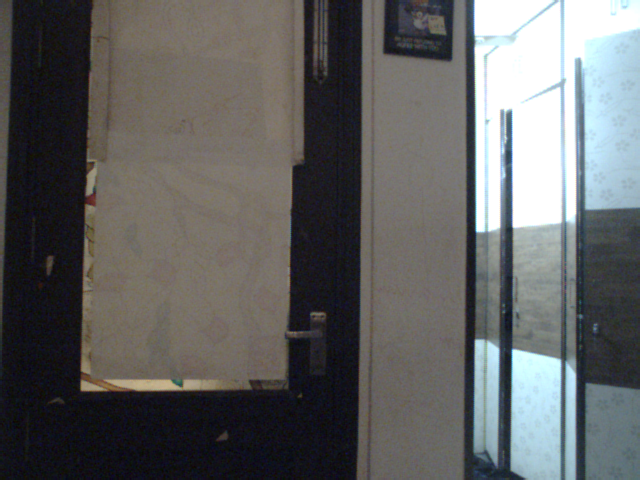
#> input picture Images/img0.png, 640 x 480 px; its folder holds 4 pictures in this run
$ python brute_force.py
#> lines starting #> are read from the running program, lines starting #| are printed output that depends on the picture; long printed decimals are rounded
#> (reads cameraMatrix.pkl from the repository)
#> (reads newCameraMatrix.pkl from the repository)
### utils.py
import cv2
import pickle
import numpy as np
import plotly.graph_objects as go

def readIm(pathToIm):
    rFac = 1
    im = cv2.imread(pathToIm)
    im = cv2.cvtColor(im, cv2.COLOR_BGR2GRAY)
    im = np.array(im)
    im = cv2.GaussianBlur(im, (3,3), 0)
    im =  cv2.resize(im, (
        int(im.shape[1] / rFac), # width
        int(im.shape[0] / rFac), # height
    ))
    print(im.shape)
    return im

def retUndistortedIm(im, camMtx, nCamMtx, distCoeff):
    imUndistorted = cv2.undistort(im, camMtx, distCoeff, None, nCamMtx)
    return imUndistorted

# [4 lines left out: function retUndistortedPts, not called in this run]

def retCamMtx(pathToCamMtx):
    with open(f'{pathToCamMtx}', 'rb') as f:
        return pickle.load(f)

def retDistCoeff(pathToDistCoeff):
#> called with pathToDistCoeff = './dist.pkl'
    with open(f'{pathToDistCoeff}', 'rb') as f:
#> (reads dist.pkl from the repository)
        return np.array(pickle.load(f))

def ORB_detector(im1, im2, limiter):
    detect = cv2.ORB_create(nfeatures=limiter)
    kp1, des1 = detect.detectAndCompute(im1, None)
    kp2, des2 = detect.detectAndCompute(im2, None)
    # print(kp1[0].pt)
    return (kp1, des1, kp2, des2)

# [12 lines left out: functions retKpList, bruteForceMatcher, not called in this run]

def bruteForceMatcherkNN(des1, des2):
    bfm = cv2.BFMatcher(cv2.NORM_HAMMING, crossCheck=False)
    matches = bfm.knnMatch(des1, des2, k=2)
    return matches

def retGoodPoints(kp1, kp2, bfMatches):
    good_matches = []
    ratio = 0.8
    for m, n in bfMatches:
        if m.distance < ratio * n.distance:
            good_matches.append(m)
    pts1 = np.float32([kp1[m.queryIdx].pt for m in good_matches]).reshape(-1, 1, 2)
    pts2 = np.float32([kp2[m.trainIdx].pt for m in good_matches]).reshape(-1, 1, 2)
    return pts1, pts2

def retEssentialMat(kpL1, kpL2, camMtx, distCoeff):
    # print(type(kpL1))
    kpL1 = np.array(kpL1) # convert to np.array just before operation
    kpL2 = np.array(kpL2)
    # NOTE : we convert them to np.array because cv2 expects a
    # NOTE <cv::UMat> format
    c =  cv2.findEssentialMat(kpL1, kpL2, camMtx)
    return c

def retPoseRecovery(essMtx, kpL1, kpL2, camMtx, mask):
    print(essMtx)
    c = cv2.recoverPose(essMtx, kpL1, kpL2, camMtx, mask=mask)
    return c

def retGoodGeometricPoints(mask, kp1, kp2):
    pts1 = []
    pts2 = []
    for i in range(len(mask)):
        print(mask[i])
        if mask[i] == 1: # this returns 1 only after undistortion
            pts1.append(kp1[i])
            pts2.append(kp2[i])
    pts1_good = np.array(pts1).T.reshape(2, -1)
    pts2_good = np.array(pts2).T.reshape(2, -1)
    return pts1_good, pts2_good

def retTriangulation(_R, _t, kp1, kp2, camMtx):
    pts_3d = []
    # Set up the scene such that the first image
    # is the world origin
    R = np.eye(3)
    t1 = np.array([[0], [0], [0]])
    t2 = _t
    P1 = np.dot(camMtx, np.concatenate((R, t1), axis=1))
    P2 = np.dot(camMtx, np.concatenate((R, t2), axis=1))

    X = cv2.triangulatePoints(P1, P2, kp1, kp2)
    X /= X[3]
    objPts = X.T[:,:3]

    # [4 lines of commented-out code are left out]

    return objPts
    # return -1

def display2D(img1, kp1, img2, kp2, numMatches):
    out = cv2.drawMatches(img1, kp1, img2, kp2, numMatches, None)
    cv2.imshow('Image', out)

def display2DKNN(img1, kp1, img2, kp2, numMatches):
    out = cv2.drawMatchesKnn(img1, kp1, img2, kp2, numMatches, None)
    cv2.imshow('Image', out)

def display3D(pointCloud):
    x = []
    y = []
    z = []

    print(pointCloud)

    for imgPts in pointCloud:
        x.append(imgPts[0])
        y.append(imgPts[1])
        z.append(imgPts[2])

    markerData = go.Scatter3d(
        x = x,
        y = y,
        z = z,
        marker=go.scatter3d.Marker(size=3),
        opacity=0.8,
        mode='markers'
    )

    fig = go.Figure(data=markerData)
    fig.show()

    # print(pointCloud)

# [65 lines left out: function linear_LS_triangulation, not called in this run]

### brute_force.py
import cv2
import os

from utils import *

imDIR = './Images/'
limiter = 1000 # number of matches
imgs = os.listdir(imDIR)
imSEQ = list(zip(imgs, imgs[1:]))
iterNum = 1
pts_3d = []

camMtx = retCamMtx("./cameraMatrix.pkl")
nCamMtx = retCamMtx("./newCameraMatrix.pkl")
distCoeff = retDistCoeff("./dist.pkl")

for i in imSEQ:
    print(iterNum)
    img1 = readIm(f'{imDIR}{i[0]}')
#> in readIm, im is the input picture: shape (480, 640, 3); mean B, G, R 97.4, 97.7, 97.1
#> in readIm, `im = cv2.cvtColor(im, cv2.COLOR_BGR2GRAY)`:
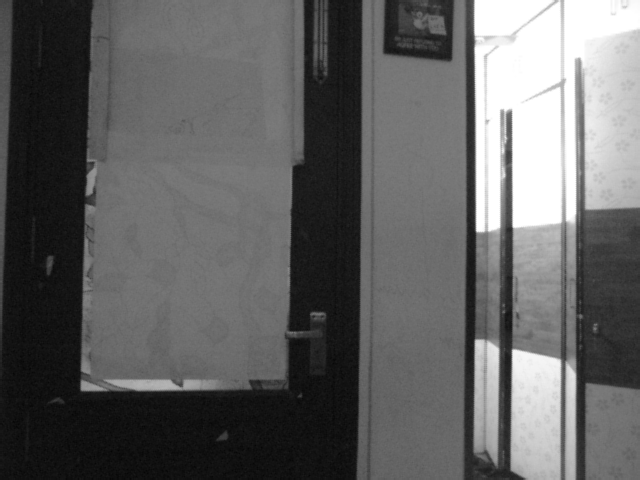
#> im: shape (480, 640); min 5, max 255, mean 97.5
#| (480, 640)
    img2 = readIm(f'{imDIR}{i[1]}')
#> call 2 of readIm, with pathToIm = './Images/img1.png'
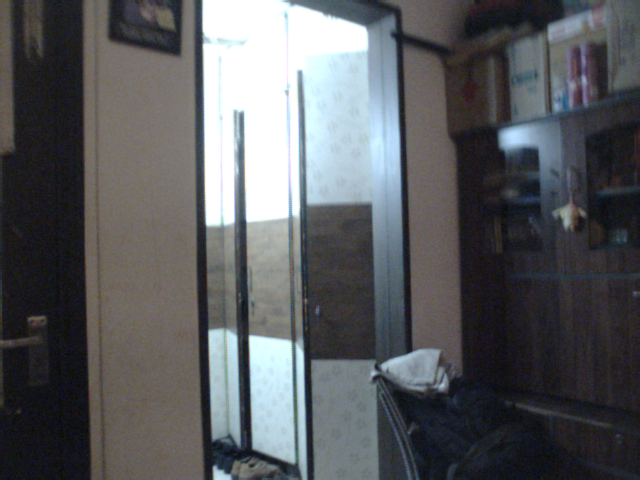
#> input picture Images/img1.png, 640 x 480 px
#> in readIm, im is the input picture: shape (480, 640, 3); mean B, G, R 94.3, 91.4, 89.5
#> in readIm (call 2), `im = cv2.cvtColor(im, cv2.COLOR_BGR2GRAY)`:
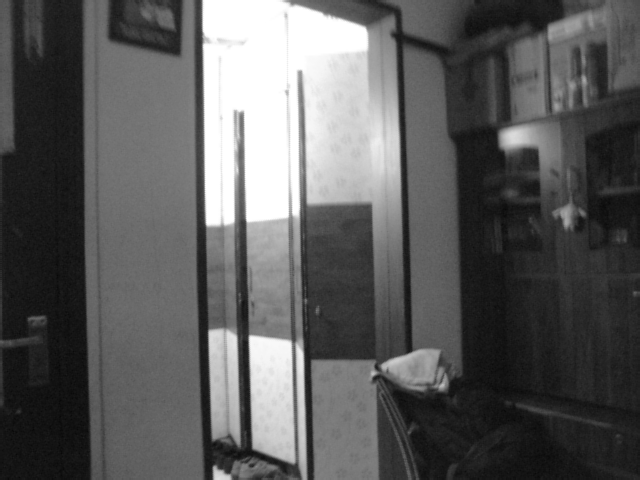
#> im: shape (480, 640); min 7, max 255, mean 91.2
#| (480, 640)
    img1 = retUndistortedIm(img1, camMtx, camMtx, distCoeff)
#> in retUndistortedIm, `imUndistorted = cv2.undistort(im, camMtx, distCoeff, None, nCamMtx)`:
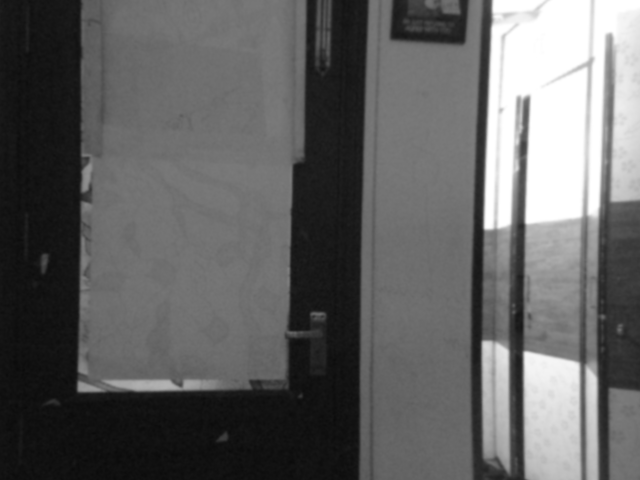
#> imUndistorted: shape (480, 640); min 11, max 255, mean 97.8
    img2 = retUndistortedIm(img2, camMtx, camMtx, distCoeff)
#> in retUndistortedIm (call 2), `imUndistorted = cv2.undistort(im, camMtx, distCoeff, None, nCamMtx)`:
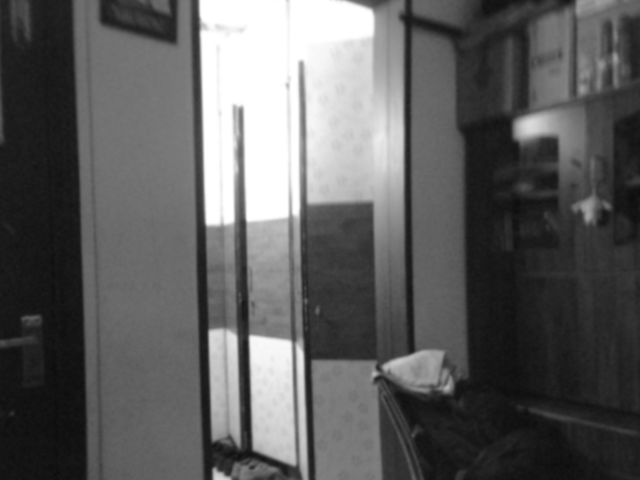
#> imUndistorted: shape (480, 640); min 12, max 255, mean 93.5

    kp1, des1, kp2, des2 = ORB_detector(img1, img2, limiter)
#> in ORB_detector, `kp1, des1 = detect.detectAndCompute(im1, None)`: kp1 = 390 keypoints; strongest (x, y, size): (526, 355, 92.6), (487, 226, 64.3), (527, 353, 64.3), (487, 224, 92.6)
#> in ORB_detector, `kp2, des2 = detect.detectAndCompute(im2, None)`: kp2 = 408 keypoints; strongest (x, y, size): (254, 337, 111.1), (209, 221, 92.6), (251, 337, 92.6), (251, 336, 77.1)
    # kp1, des1, kp2, des2 = BRISK_detector(img1, img2)
    # kpL1 = retKpList(kp1)
    # kpL2 = retKpList(kp2)

    numMatches = bruteForceMatcherkNN(des1, des2)
#> in bruteForceMatcherkNN, `matches = bfm.knnMatch(des1, des2, k=2)`: matches = 390 matches
#> numMatches = 390 matches
    kp1, kp2 = retGoodPoints(kp1, kp2, numMatches)
#> after the loop in retGoodPoints, `for m, n in bfMatches:`: good_matches = 81 matches
#> in retGoodPoints, `pts1 = np.float32([kp1[m.queryIdx].pt for m in good_matches]).reshape(..`: pts1 = 81 rows, first 8: [328, 33], [522, 96], [518, 97], [90, 185], [527, 222], [510, 223], [498, 226], [492, 227]
#> in retGoodPoints, `pts2 = np.float32([kp2[m.trainIdx].pt for m in good_matches]).reshape(..`: pts2 = 81 rows, first 8: [437.1, 351.2], [238, 106], [234, 106], [294, 340], [248, 220], [232, 222], [229.2, 436.8], [228, 332.4]
#> kp1 has the same summary as pts1 in retGoodPoints; kp2 has the same summary as pts2 in retGoodPoints
    kp1 = cv2.undistortPoints(kp1, camMtx, distCoeff, camMtx)
#> kp1 = 81 rows, first 8: [0.0701, -0.452], [0.446, -0.342], [0.438, -0.34], [-0.369, -0.162], [0.445, -0.0976], [0.41, -0.0947], [0.386, -0.0885], [0.373, -0.0863]
    kp2 = cv2.undistortPoints(kp2, camMtx, distCoeff, camMtx)
#> kp2 = 81 rows, first 8: [0.265, 0.141], [-0.0982, -0.305], [-0.106, -0.305], [0.00317, 0.119], [-0.0791, -0.0937], [-0.108, -0.0902], [-0.112, 0.293], [-0.114, 0.106]

    essMtx, mask = retEssentialMat(kp1, kp2, camMtx, distCoeff)
#> in retEssentialMat, `kpL1 = np.array(kpL1)`: kpL1 has the same summary as kp1 outside retEssentialMat
#> in retEssentialMat, `kpL2 = np.array(kpL2)`: kpL2 has the same summary as kp2 outside retEssentialMat
#> essMtx = [[0.0703, -0.586, -0.246], [-0.587, 0.166, -0.224], [-0.247, -0.226, -0.237]]; mask = 81 values from 1 to 1
    _, R, t, mask = retPoseRecovery(essMtx, kp1, kp2, camMtx, mask)
#| [[ 0.07033 -0.5861   -0.2464]
#|  [-0.5873  0.1665 -0.2235]
#|  [-0.2468 -0.2262 -0.2368]]
#> R = [[-0.994, -0.102, -0.0413], [-0.0984, 0.657, 0.748], [-0.0491, 0.747, -0.663]]; t = [-0.426, -0.393, 0.815]
    kp1, kp2 = retGoodGeometricPoints(mask, kp1, kp2)
#> the loop in retGoodGeometricPoints, `for i in range(len(mask)):` made 81 passes
#| [1]
#| [1]
#| [1]
#| [1]
#| [1]
#| [1]
#| [1]
#| [1]
#> (further printed lines are left out)
#> after the loop in retGoodGeometricPoints, `for i in range(len(mask)):`: pts1 = 81 items, first 6: [[0.0701, -0.452]], [[0.446, -0.342]], [[0.438, -0.34]], [[-0.369, -0.162]], [[0.445, -0.0976]], [[0.41, -0.0947]]; pts2 = 81 items, first 6: [[0.265, 0.141]], [[-0.0982, -0.305]], [[-0.106, -0.305]], [[0.00317, 0.119]], [[-0.0791, -0.0937]], [[-0.108, -0.0902]]

    pts_3d.extend(retTriangulation(R, t, kp1, kp2, camMtx))
#> in retTriangulation, `t2 = _t`: t2 = [-0.426, -0.393, 0.815]
#> in retTriangulation, `P2 = np.dot(camMtx, np.concatenate((R, t2), axis=1))`: P2 = [[561, 0, 292.3, -0.924], [0, 564.3, 272.5, 0.072], [0, 0, 1, 0.815]]
#> in retTriangulation, `objPts = X.T[:,:3]`: objPts = 81 rows, first 8: [2.27, 2.1, -4.35], [-0.885, -0.823, 1.7], [-0.883, -0.821, 1.7], [1.21, 1.12, -2.32], [-0.874, -0.811, 1.68], [-0.86, -0.799, 1.65], [-0.885, -0.821, 1.7], [-0.865, -0.803, 1.66]
    # print(f'R: {R}\nt: {t}')
    # display2DKNN(img1, kp1, img2, kp2, numMatches)

    iterNum += 1
    cv2.waitKey(1)
#> pass 2 of the loop `for i in imSEQ:`:
#| (480, 640)
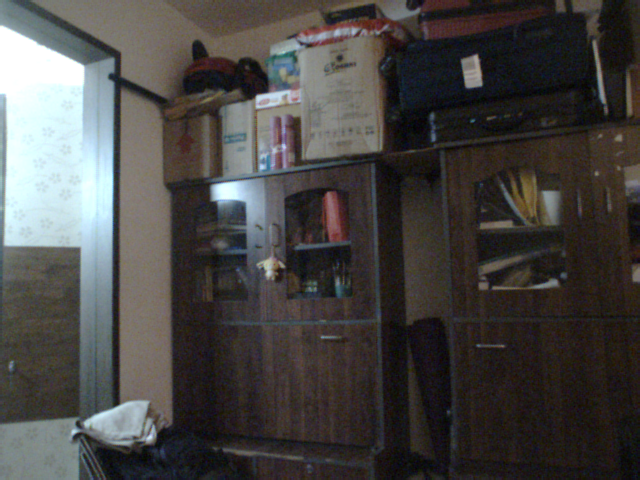
#> input picture Images/img2.png, 640 x 480 px
#> in readIm, im is the input picture: shape (480, 640, 3); mean B, G, R 68.9, 70.8, 72.8
#> in readIm (call 4), `im = cv2.cvtColor(im, cv2.COLOR_BGR2GRAY)`:
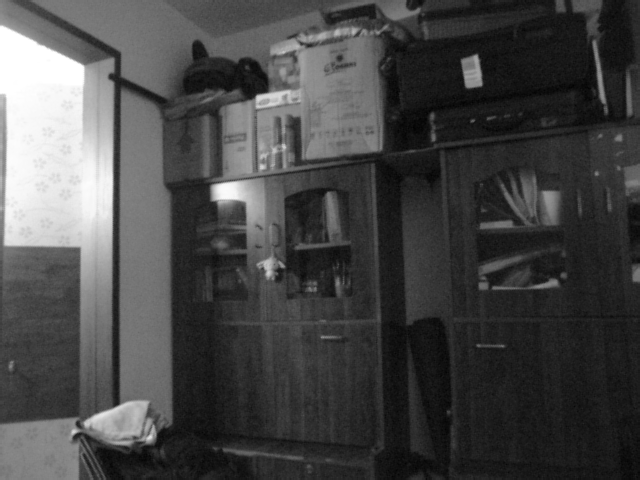
#> im: shape (480, 640); min 1, max 255, mean 71.2
#| (480, 640)
#> in retUndistortedIm (call 4), `imUndistorted = cv2.undistort(im, camMtx, distCoeff, None, nCamMtx)`:
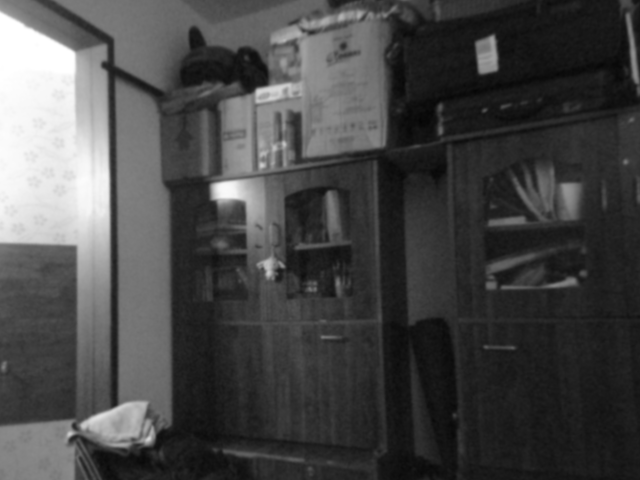
#> imUndistorted: shape (480, 640); min 4, max 255, mean 71.5
#> in ORB_detector (call 2), `kp1, des1 = detect.detectAndCompute(im1, None)`: kp1 = 408 keypoints; strongest (x, y, size): (254, 337, 111.1), (209, 221, 92.6), (251, 337, 92.6), (251, 336, 77.1)
#> in ORB_detector (call 2), `kp2, des2 = detect.detectAndCompute(im2, None)`: kp2 = 877 keypoints; strongest (x, y, size): (215, 190, 111.1), (215, 185, 92.6), (212, 194, 92.6), (214, 184, 77.1)
#> matches = 408 matches
#> after the loop in retGoodPoints (call 2), `for m, n in bfMatches:`: good_matches = 58 matches
#> in retGoodPoints (call 2), `pts1 = np.float32([kp1[m.queryIdx].pt for m in good_matches]).reshape(..`: pts1 = 58 rows, first 8: [372, 202], [572, 206], [443, 352], [443, 366], [376, 368], [389, 371], [445, 371], [376, 373]
#> in retGoodPoints (call 2), `pts2 = np.float32([kp2[m.trainIdx].pt for m in good_matches]).reshape(..`: pts2 = 58 rows, first 8: [75.6, 246], [258, 264], [146, 403], [146, 417], [72, 427], [87, 428], [148, 421], [71, 433]
#> `kp1, kp2 = retGoodPoints(kp1, kp2, numMatches)`: kp1 has the same summary as pts1 in retGoodPoints; kp2 has the same summary as pts2 in retGoodPoints
#> `kp1 = cv2.undistortPoints(kp1, camMtx, distCoeff, camMtx)`: kp1 = 58 rows, first 8: [0.145, -0.128], [0.54, -0.131], [0.276, 0.143], [0.277, 0.168], [0.151, 0.17], [0.175, 0.176], [0.281, 0.178], [0.152, 0.179]
#> `kp2 = cv2.undistortPoints(kp2, camMtx, distCoeff, camMtx)`: kp2 = 58 rows, first 8: [-0.393, -0.0503], [-0.0611, -0.0152], [-0.263, 0.232], [-0.263, 0.258], [-0.4, 0.278], [-0.372, 0.279], [-0.259, 0.265], [-0.402, 0.289]
#> kpL1 has the same summary as kp1 outside retEssentialMat
#> kpL2 has the same summary as kp2 outside retEssentialMat
#> `essMtx, mask = retEssentialMat(kp1, kp2, camMtx, distCoeff)`: essMtx = [[0.251, -0.571, -0.144], [-0.571, -0.0265, -0.31], [-0.145, -0.31, -0.225]]; mask = 58 values from 1 to 1
#| [[ 0.2513 -0.5708 -0.1442]
#|  [-0.5708 -0.0265 -0.3098]
#|  [-0.1448 -0.3103 -0.2248]]
#> `_, R, t, mask = retPoseRecovery(essMtx, kp1, kp2, camMtx, mask)`: R = [[0.558, 0.0364, 0.829], [0.0356, -0.999, 0.02], [0.829, 0.0183, -0.559]]; t = [-0.425, -0.394, 0.815]; mask = 58 values, max 1 at index 0, min 0 at index 12, mean 0.724
#> the loop in retGoodGeometricPoints (call 2), `for i in range(len(mask)):` made 58 passes
#| [1]
#| [1]
#| [1]
#| [1]
#| [1]
#> (further printed lines are left out)
#> objPts = 42 rows, first 8: [0.209, 0.194, -0.402], [-0.0366, -0.0339, 0.0704], [0.202, 0.188, -0.389], [0.22, 0.204, -0.422], [0.333, 0.309, -0.639], [0.318, 0.295, -0.61], [0.221, 0.205, -0.425], [0.34, 0.315, -0.653]
#> pass 3 of the loop `for i in imSEQ:`:
#| (480, 640)
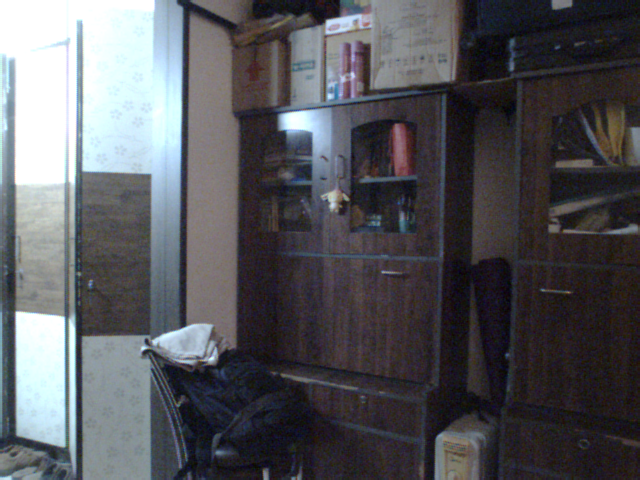
#> input picture Images/img3.png, 640 x 480 px
#> in readIm, im is the input picture: shape (480, 640, 3); mean B, G, R 91.4, 86.9, 86.6
#> in readIm (call 6), `im = cv2.cvtColor(im, cv2.COLOR_BGR2GRAY)`:
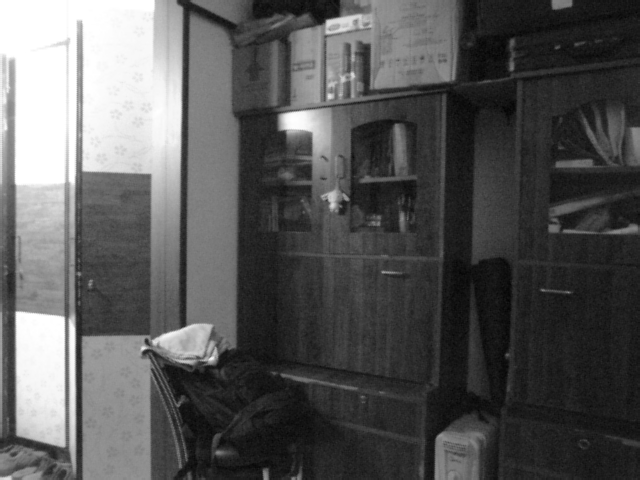
#> im: shape (480, 640); min 3, max 255, mean 87.3
#| (480, 640)
#> in retUndistortedIm (call 6), `imUndistorted = cv2.undistort(im, camMtx, distCoeff, None, nCamMtx)`:
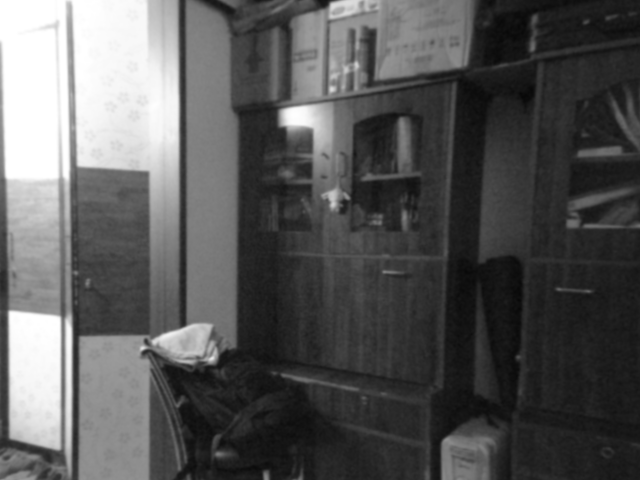
#> imUndistorted: shape (480, 640); min 8, max 255, mean 88
#> in ORB_detector (call 3), `kp1, des1 = detect.detectAndCompute(im1, None)`: kp1 = 877 keypoints; strongest (x, y, size): (215, 190, 111.1), (215, 185, 92.6), (212, 194, 92.6), (214, 184, 77.1)
#> in ORB_detector (call 3), `kp2, des2 = detect.detectAndCompute(im2, None)`: kp2 = 777 keypoints; strongest (x, y, size): (287, 115, 111.1), (284, 110, 92.6), (212, 359, 64.3), (209, 358, 77.1)
#> matches = 877 matches
#> after the loop in retGoodPoints (call 3), `for m, n in bfMatches:`: good_matches = 334 matches
#> in retGoodPoints (call 3), `pts1 = np.float32([kp1[m.queryIdx].pt for m in good_matches]).reshape(..`: pts1 = 334 rows, first 8: [105, 45], [479, 72], [278, 114], [352, 125], [440, 133], [284, 142], [275, 147], [266, 151]
#> in retGoodPoints (call 3), `pts2 = np.float32([kp2[m.trainIdx].pt for m in good_matches]).reshape(..`: pts2 = 334 rows, first 8: [375.6, 78], [281, 110], [352, 31], [432, 43], [531.6, 49.2], [356, 63], [345.6, 68.4], [338, 73]
#> `kp1, kp2 = retGoodPoints(kp1, kp2, numMatches)`: kp1 has the same summary as pts1 in retGoodPoints; kp2 has the same summary as pts2 in retGoodPoints
#> `kp1 = cv2.undistortPoints(kp1, camMtx, distCoeff, camMtx)`: kp1 = 334 rows, first 8: [-0.349, -0.431], [0.361, -0.385], [-0.0251, -0.289], [0.111, -0.27], [0.277, -0.261], [-0.0144, -0.236], [-0.0307, -0.227], [-0.047, -0.22]
#> `kp2 = cv2.undistortPoints(kp2, camMtx, distCoeff, camMtx)`: kp2 = 334 rows, first 8: [0.158, -0.363], [-0.0196, -0.297], [0.116, -0.457], [0.27, -0.439], [0.471, -0.438], [0.121, -0.392], [0.101, -0.381], [0.0869, -0.371]
#> kpL1 has the same summary as kp1 outside retEssentialMat
#> kpL2 has the same summary as kp2 outside retEssentialMat
#> `essMtx, mask = retEssentialMat(kp1, kp2, camMtx, distCoeff)`: essMtx = [[0.345, -0.534, -0.078], [-0.534, -0.138, -0.345], [-0.0781, -0.344, -0.207]]; mask = 334 values from 1 to 1
#| [[ 0.345 -0.5337 -0.078]
#|  [-0.5335 -0.1379 -0.3446]
#|  [-0.07814 -0.3445  -0.2071]]
#> `_, R, t, mask = retPoseRecovery(essMtx, kp1, kp2, camMtx, mask)`: R = [[0.478, 0.184, 0.859], [0.184, -0.977, 0.107], [0.859, 0.107, -0.501]]; t = [-0.424, -0.394, 0.815]; mask = 334 values, max 1 at index 0, min 0 at index 1, mean 0.725
#> objPts = 242 rows, first 8: [-0.109, -0.101, 0.209], [1.16, 1.08, -2.23], [1.26, 1.17, -2.42], [-22.33, -20.71, 42.85], [-24.95, -23.14, 47.87], [-4.11, -3.81, 7.89], [16.27, 15.09, -31.23], [0.675, 0.627, -1.3]

display3D(pts_3d)
#> (printed output is left out)
#> the loop in display3D, `for imgPts in pointCloud:` made 365 passes
#> after the loop in display3D, `for imgPts in pointCloud:`: x = 365 values, max 68.56 at index 228, min -4144.5 at index 160, mean -12.45; y = 365 values, max 63.59 at index 228, min -3843.4 at index 160, mean -11.54; z = 365 values, max 7963.8 at index 160, min -131.6 at index 228, mean 23.91

cv2.destroyAllWindows()
